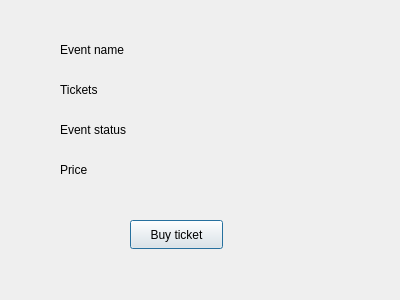
<?xml version="1.0" encoding="UTF-8"?>
<ui version="4.0">
 <class>EventDescriptionWindow</class>
 <widget class="QDialog" name="EventDescriptionWindow">
  <property name="geometry">
   <rect>
    <x>0</x>
    <y>0</y>
    <width>400</width>
    <height>300</height>
   </rect>
  </property>
  <property name="windowTitle">
   <string>Dialog</string>
  </property>
  <widget class="QPushButton" name="BuyTicketButton">
   <property name="geometry">
    <rect>
     <x>130</x>
     <y>220</y>
     <width>93</width>
     <height>29</height>
    </rect>
   </property>
   <property name="text">
    <string>Buy ticket</string>
   </property>
  </widget>
  <widget class="QLabel" name="EventName">
   <property name="geometry">
    <rect>
     <x>60</x>
     <y>40</y>
     <width>91</width>
     <height>20</height>
    </rect>
   </property>
   <property name="text">
    <string>Event name</string>
   </property>
  </widget>
  <widget class="QLabel" name="Tickets">
   <property name="geometry">
    <rect>
     <x>60</x>
     <y>80</y>
     <width>63</width>
     <height>20</height>
    </rect>
   </property>
   <property name="text">
    <string>Tickets</string>
   </property>
  </widget>
  <widget class="QLabel" name="isFinishedStatus">
   <property name="geometry">
    <rect>
     <x>60</x>
     <y>120</y>
     <width>81</width>
     <height>20</height>
    </rect>
   </property>
   <property name="text">
    <string>Event status</string>
   </property>
  </widget>
  <widget class="QLabel" name="labelForEventName">
   <property name="geometry">
    <rect>
     <x>210</x>
     <y>40</y>
     <width>171</width>
     <height>31</height>
    </rect>
   </property>
   <property name="text">
    <string/>
   </property>
  </widget>
  <widget class="QLabel" name="labelForTicketsCount">
   <property name="geometry">
    <rect>
     <x>210</x>
     <y>80</y>
     <width>141</width>
     <height>20</height>
    </rect>
   </property>
   <property name="text">
    <string/>
   </property>
  </widget>
  <widget class="QLabel" name="labelForStatus">
   <property name="geometry">
    <rect>
     <x>210</x>
     <y>120</y>
     <width>131</width>
     <height>20</height>
    </rect>
   </property>
   <property name="text">
    <string/>
   </property>
  </widget>
  <widget class="QLabel" name="TicketPrice">
   <property name="geometry">
    <rect>
     <x>60</x>
     <y>160</y>
     <width>63</width>
     <height>20</height>
    </rect>
   </property>
   <property name="text">
    <string>Price</string>
   </property>
  </widget>
  <widget class="QLabel" name="labelForTicketPrice">
   <property name="geometry">
    <rect>
     <x>210</x>
     <y>160</y>
     <width>63</width>
     <height>20</height>
    </rect>
   </property>
   <property name="text">
    <string/>
   </property>
  </widget>
 </widget>
 <resources/>
 <connections/>
</ui>
